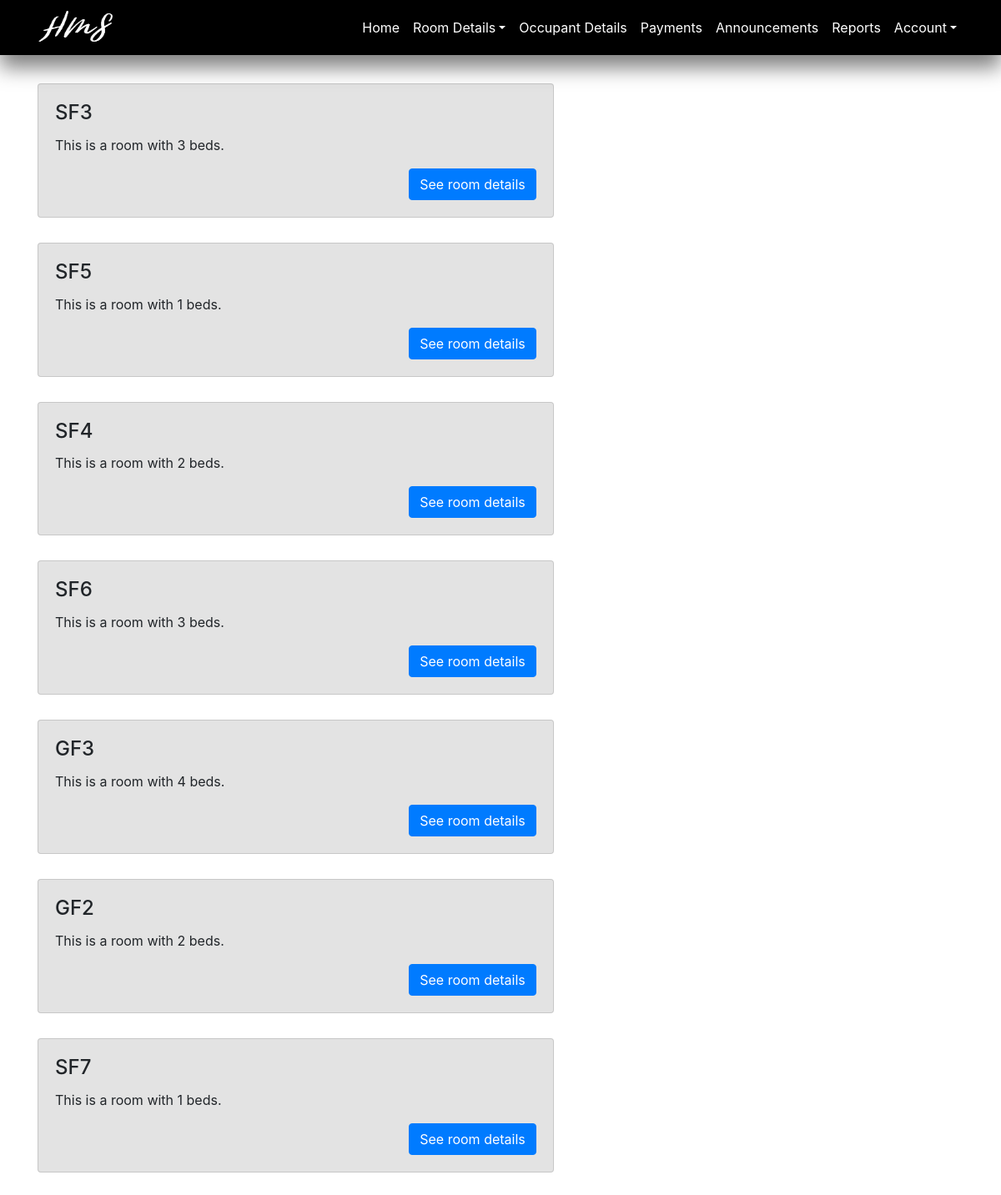
Screenshot of /admin/viewrooms (signed in) with the database file from the repository.
### HMS/models.py (models this page shows, shortened)
class Room(db.Model):
    __tablename__ = "rooms"
    room_num = db.Column(db.String, primary_key=True)
    beds = db.Column(db.String, db.ForeignKey('beds.beds_id'))
    price = db.Column(db.Integer)
    hostel_id = db.Column(db.Integer, db.ForeignKey('hostels.hostel_id'))
    occupants = db.relationship('User', backref='room')

### HMS/routes.py (the view)
@app.route("/admin/viewrooms", methods=['GET'])
@login_required
def viewrooms():
    if current_user.role == 'admin':
      rooms = Room.query.filter_by(hostel_id=current_user.hostel_id).all()
      return render_template('view_rooms.html', rooms=rooms)
    else:
        return render_template('logInError.html')

### HMS/__init__.py (called while the page is built)
@app.before_request
def make_session_permanent():
    session.permanent = True
    app.permanent_session_lifetime = timedelta(minutes=60)

### HMS/models.py (called while the page is built)
@login_manager.user_loader
def load_user(user_id):
    return User.query.get(int(user_id))

### HMS/templates/view_rooms.html
{% extends "admin_layout.html" %}
{% block content %}
    <div class="container">
        {% for room in rooms %}
            <div class="row">
                <div class="card w-75" style="margin-bottom: 30px; background-color: #E3E3E3">
                  <div class="card-body">
                    <h4 class="card-title">{{ room.room_num }}</h4>
                    <p class="card-text">This is a room with {{ room.beds }} beds.</p>
                    <a style="float: right" href="{{ url_for('default_roomview', id = room.room_num) }}" class="btn btn-primary">See room details</a>
                  </div>
                </div>
            </div>
        {% endfor %}
    </div>
{% endblock%}

### rows the page displays
Room: room_num "SF3", beds "3"
Room: room_num "SF5", beds "1"
Room: room_num "SF4", beds "2"
Room: room_num "SF6", beds "3"
Room: room_num "GF3", beds "4"
Room: room_num "GF2", beds "2"
Room: room_num "SF7", beds "1"
